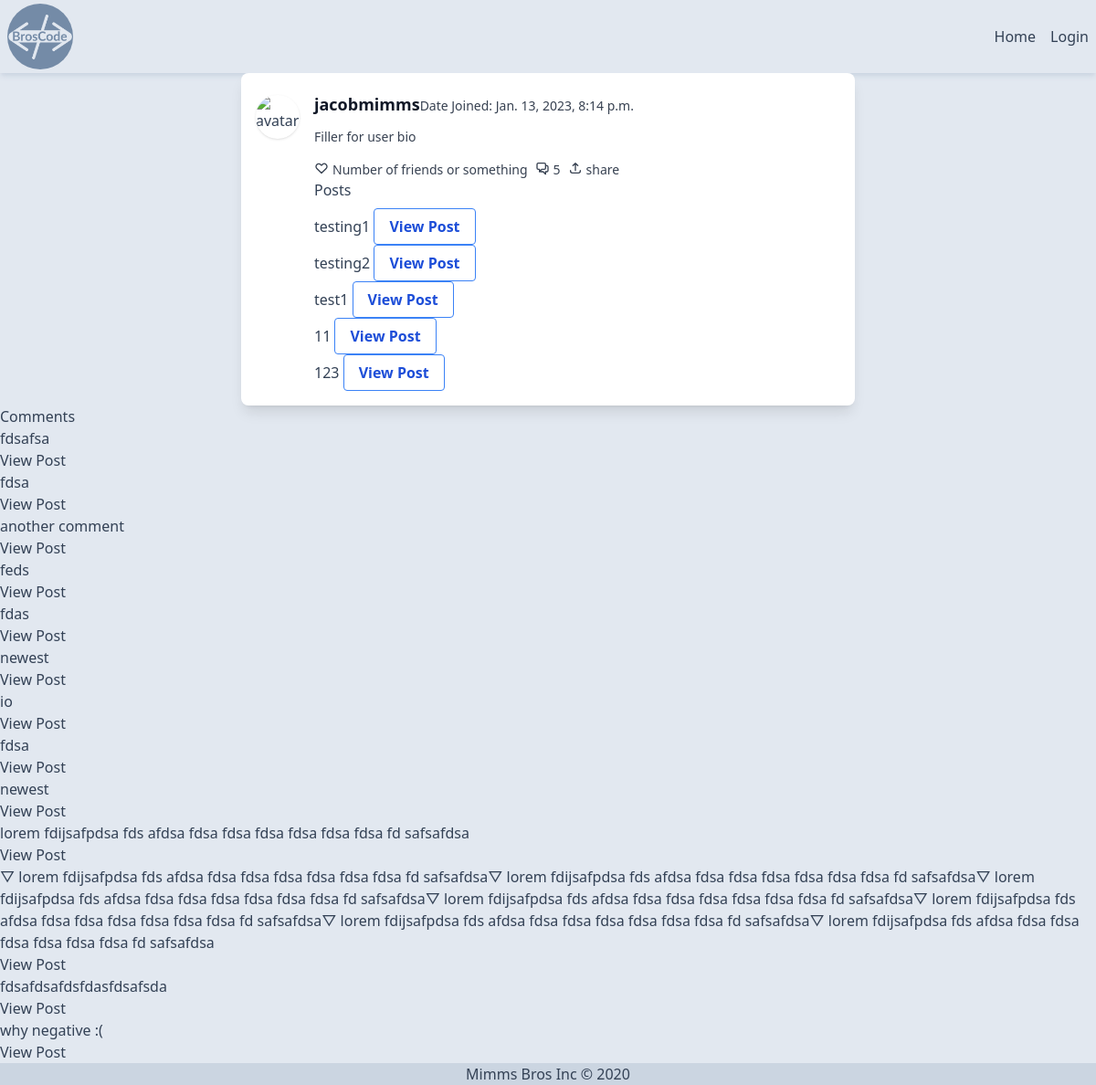
/profile/1/, run on an earlier commit of the app's database.
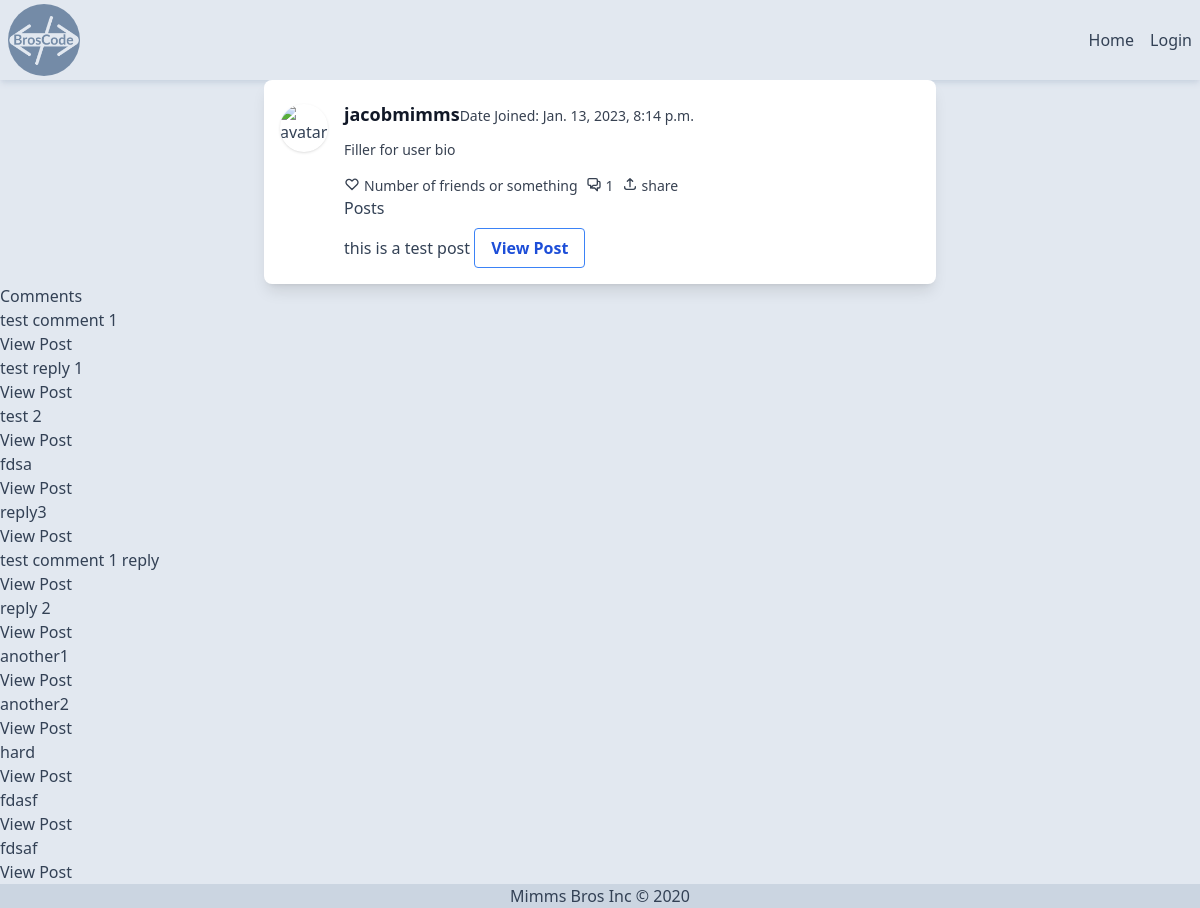
And on a later commit of the database.
### blog/models.py (models this page shows, shortened)
class Post(models.Model):
    author = models.ForeignKey(User, on_delete=models.CASCADE)
    title = models.CharField(max_length=100)
    content = models.TextField()
    created_at = models.DateTimeField(auto_now_add=True)
    updated_at = models.DateTimeField(auto_now=True)
    votes = models.IntegerField(default=0)
    users_upvoted = models.ManyToManyField(User, blank=True, related_name='users_upvoted_post')
    users_downvoted = models.ManyToManyField(User, blank=True, related_name='users_downvoted_post')

class Comment(models.Model):
    author = models.ForeignKey(User, on_delete=models.CASCADE)
    post = models.ForeignKey(Post, on_delete=models.CASCADE, blank=True, null=True)
    content = models.TextField()
    created_at = models.DateTimeField(auto_now_add=True)
    updated_at = models.DateTimeField(auto_now=True)
    votes = models.IntegerField(default=0)
    users_upvoted = models.ManyToManyField(User, blank=True, related_name='users_upvoted_comment')
    users_downvoted = models.ManyToManyField(User, blank=True, related_name='users_downvoted_comment')
    parent_comment = models.ForeignKey('self', on_delete=models.CASCADE, blank=True, null=True)
    def __str__(self):
        return self.content

### blog/views.py (the view)
# urls.py: path('profile/<int:pk>/', views.profile, name='profile'),
def profile(req, pk):
    user = get_object_or_404(User, pk=pk)
    posts = Post.objects.filter(author=user)
    comments = Comment.objects.filter(author=user)
    return render(req, 'blog/profile.html', {'user': user, 'posts': posts, 'comments': comments})

### blog/templates/blog/profile.html (shortened to what this page needs)
{% extends "blog/base.html" %}
{% load static tailwind_tags %}
        {% block content %}
        <div class="flex bg-white shadow-lg rounded-lg mx-4 md:mx-auto max-w-md md:max-w-2xl ">
            <div class="flex items-start px-4 py-6">
            <img class="w-12 h-12 rounded-full object-cover mr-4 shadow" src="https://images.unsplash.com/photo-1542156822-6924d1a71ace?ixlib=rb-1.2.1&ixid=eyJhcHBfaWQiOjEyMDd9&auto=format&fit=crop&w=500&q=60" alt="avatar">
            <div class="">
                <div class="flex items-center justify-between">
                    <h2 class="text-lg font-semibold text-gray-900 -mt-1">{{user.username}} </h2>
                    <small class="text-sm text-gray-700">Date Joined: {{user.date_joined}}</small>
                </div>
                <p class="mt-3 text-gray-700 text-sm">
                    Filler for user bio
                </p>
                <div class="mt-4 flex items-center">
                    <div class="flex mr-2 text-gray-700 text-sm ">
                        <svg fill="none" viewBox="0 0 24 24"  class="w-4 h-4 mr-1" stroke="currentColor">
                        <path stroke-linecap="round" stroke-linejoin="round" stroke-width="2" d="M4.318 6.318a4.5 4.5 0 000 6.364L12 20.364l7.682-7.682a4.5 4.5 0 00-6.364-6.364L12 7.636l-1.318-1.318a4.5 4.5 0 00-6.364 0z"/>
                        </svg>
                        <span>Number of friends or something
                        </span>
                    </div>
                    <div class="flex mr-2 text-gray-700 text-sm ">
                        <svg fill="none" viewBox="0 0 24 24" class="w-4 h-4 mr-1" stroke="currentColor">
                        <path stroke-linecap="round" stroke-linejoin="round" stroke-width="2" d="M17 8h2a2 2 0 012 2v6a2 2 0 01-2 2h-2v4l-4-4H9a1.994 1.994 0 01-1.414-.586m0 0L11 14h4a2 2 0 002-2V6a2 2 0 00-2-2H5a2 2 0 00-2 2v6a2 2 0 002 2h2v4l.586-.586z"/>
                        </svg>
                        <span> {{posts.count}} </span>
                    </div>
                    <div class="flex mr-2 text-gray-700 text-sm ">
                        <svg fill="none" viewBox="0 0 24 24" class="w-4 h-4 mr-1" stroke="currentColor">
                        <path stroke-linecap="round" stroke-linejoin="round" stroke-width="2" d="M4 16v1a3 3 0 003 3h10a3 3 0 003-3v-1m-4-8l-4-4m0 0L8 8m4-4v12"/>
                        </svg>
                        <span>share</span>
                    </div>
                </div>
                <div>
                    <h2 class="">Posts</h2>
                    {% for post in posts %}
                    <div class="mt-4 flex items-center">
                            <h5 class="">
                                {{post.title}}
                                <a class="bg-transparent hover:bg-blue-500 text-blue-700 font-semibold hover:text-white py-2 px-4 border border-blue-500 hover:border-transparent rounded" href="{% url 'blog:post' post.id %}">View Post</a>
                            </h5>
                    </div>
                    {% endfor %}
                </div>
            </div>
            </div>
        </div>
        <h2>Comments</h2>
        {% for comment in comments %}
        <div class="card-body">
            <h5 class="card-title">{{comment}}</h5>
            <a href="{% url 'blog:post' comment.post.id %}">View Post</a>
        </div>
        {% endfor %}
        {% endblock %}

What changed in the data, as far as the page shows it:
removed Post: title "testing1"
removed Post: title "testing2"
removed Post: title "test1"
removed Post: title "11"
removed Post: title "123"
removed Comment: content "fdsafsa"
removed Comment: content "another comment"
removed Comment: content "feds"
removed Comment: content "fdas"
removed Comment: content "newest"
removed Comment: content "io"
removed Comment: content "fdsa"
removed Comment: content "newest"
removed Comment: content "lorem fdijsafpdsa fds afdsa fdsa fdsa fdsa fdsa fdsa fdsa fd safsafdsa"
removed Comment: content "▽ lorem fdijsafpdsa fds afdsa fdsa fdsa fdsa fdsa fdsa fdsa fd safsafdsa▽ lorem fdijsafpdsa fds afdsa fdsa fdsa fdsa fdsa fdsa fdsa fd safsafdsa▽ lorem fdijsafpdsa fds afdsa fdsa fdsa fdsa fdsa fdsa fdsa fd safsafdsa▽ lorem fdijsafpdsa fds afdsa fdsa fdsa fdsa fdsa fdsa fdsa fd safsafdsa▽ lorem fdijsafpdsa fds afdsa fdsa fdsa fdsa fdsa fdsa fdsa fd safsafdsa▽ lorem fdijsafpdsa fds afdsa fdsa fdsa fdsa fdsa fdsa fdsa fd safsafdsa▽ lorem fdijsafpdsa fds afdsa fdsa fdsa fdsa fdsa fdsa fdsa fd safsafdsa"
removed Comment: content "fdsafdsafdsfdasfdsafsda"
removed Comment: content "why negative :("
added Post: title "this is a test post"
added Comment: content "test comment 1"
added Comment: content "test reply 1"
added Comment: content "test 2"
added Comment: content "reply3"
added Comment: content "test comment 1 reply"
added Comment: content "reply 2"
added Comment: content "another1"
added Comment: content "another2"
added Comment: content "hard"
added Comment: content "fdasf"
added Comment: content "fdsaf"
Also different on the page:
{{ posts.count }}: "5" → "1"
